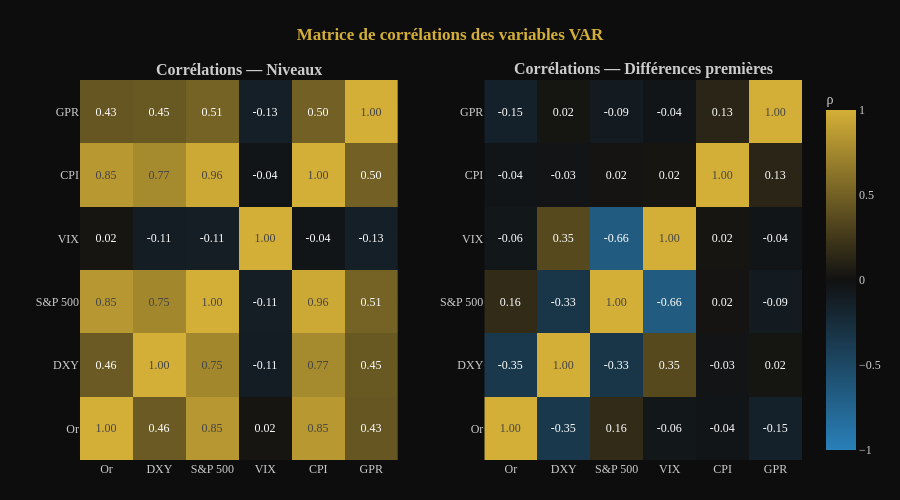

Source (notebook cell):
### Code cell
# 3.2 — Heatmap des corrélations (niveaux + différences premières)
plot_correlation_heatmap(df)

### Figure 1 — Plotly figure (JSON) as saved in the notebook; plotly's stock layout.template omitted (floating-point values rounded to 4 significant figures)
{"data": [{"colorbar": {"tickfont": {"color": "#CCCCCC"}, "title": {"font": {"color": "#CCCCCC"}, "text": "ρ"}}, "colorscale": [[0, "#2980B9"], [0.5, "#111111"], [1, "#D4AF37"]], "hovertemplate": "%{y} / %{x}<br>ρ = %{z:.3f}<extra></extra>", "showscale": false, "text": [["1.00", "0.46", "0.85", "0.02", "0.85", "0.43"], ["0.46", "1.00", "0.75", "-0.11", "0.77", "0.45"], ["0.85", "0.75", "1.00", "-0.11", "0.96", "0.51"], ["0.02", "-0.11", "-0.11", "1.00", "-0.04", "-0.13"], ["0.85", "0.77", "0.96", "-0.04", "1.00", "0.50"], ["0.43", "0.45", "0.51", "-0.13", "0.50", "1.00"]], "texttemplate": "%{text}", "type": "heatmap", "x": ["Or", "DXY", "S&P 500", "VIX", "CPI", "GPR"], "xaxis": "x", "y": ["Or", "DXY", "S&P 500", "VIX", "CPI", "GPR"], "yaxis": "y", "z": [[1.0, 0.4638, 0.8478, 0.02359, 0.8536, 0.434], [0.4638, 1.0, 0.7486, -0.1114, 0.766, 0.4467], [0.8478, 0.7486, 1.0, -0.1131, 0.9576, 0.5138], [0.02359, -0.1114, -0.1131, 1.0, -0.03832, -0.1293], [0.8536, 0.766, 0.9576, -0.03832, 1.0, 0.503], [0.434, 0.4467, 0.5138, -0.1293, 0.503, 1.0]], "zmax": 1, "zmid": 0, "zmin": -1}, {"colorbar": {"tickfont": {"color": "#CCCCCC"}, "title": {"font": {"color": "#CCCCCC"}, "text": "ρ"}}, "colorscale": [[0, "#2980B9"], [0.5, "#111111"], [1, "#D4AF37"]], "hovertemplate": "%{y} / %{x}<br>ρ = %{z:.3f}<extra></extra>", "showscale": true, "text": [["1.00", "-0.35", "0.16", "-0.06", "-0.04", "-0.15"], ["-0.35", "1.00", "-0.33", "0.35", "-0.03", "0.02"], ["0.16", "-0.33", "1.00", "-0.66", "0.02", "-0.09"], ["-0.06", "0.35", "-0.66", "1.00", "0.02", "-0.04"], ["-0.04", "-0.03", "0.02", "0.02", "1.00", "0.13"], ["-0.15", "0.02", "-0.09", "-0.04", "0.13", "1.00"]], "texttemplate": "%{text}", "type": "heatmap", "x": ["Or", "DXY", "S&P 500", "VIX", "CPI", "GPR"], "xaxis": "x2", "y": ["Or", "DXY", "S&P 500", "VIX", "CPI", "GPR"], "yaxis": "y2", "z": [[1.0, -0.3522, 0.1633, -0.05634, -0.03858, -0.1466], [-0.3522, 1.0, -0.3333, 0.3537, -0.02872, 0.02239], [0.1633, -0.3333, 1.0, -0.6627, 0.02214, -0.0939], [-0.05634, 0.3537, -0.6627, 1.0, 0.02321, -0.03958], [-0.03858, -0.02872, 0.02214, 0.02321, 1.0, 0.1265], [-0.1466, 0.02239, -0.0939, -0.03958, 0.1265, 1.0]], "zmax": 1, "zmid": 0, "zmin": -1}], "layout": {"annotations": [{"font": {"size": 16}, "showarrow": false, "text": "<b>Corrélations — Niveaux</b>", "x": 0.22, "xanchor": "center", "xref": "paper", "y": 1, "yanchor": "bottom", "yref": "paper"}, {"font": {"size": 16}, "showarrow": false, "text": "<b>Corrélations — Différences premières</b>", "x": 0.78, "xanchor": "center", "xref": "paper", "y": 1, "yanchor": "bottom", "yref": "paper"}], "font": {"color": "#CCCCCC", "family": "Georgia"}, "height": 500, "margin": {"b": 40, "t": 80}, "paper_bgcolor": "#0D0D0D", "plot_bgcolor": "#0D0D0D", "title": {"font": {"color": "#D4AF37", "size": 17}, "text": "<b>Matrice de corrélations des variables VAR</b>", "x": 0.5}, "xaxis": {"anchor": "y", "domain": [0, 0.44]}, "xaxis2": {"anchor": "y2", "domain": [0.56, 1]}, "yaxis": {"anchor": "x", "domain": [0, 1]}, "yaxis2": {"anchor": "x2", "domain": [0, 1]}}}
